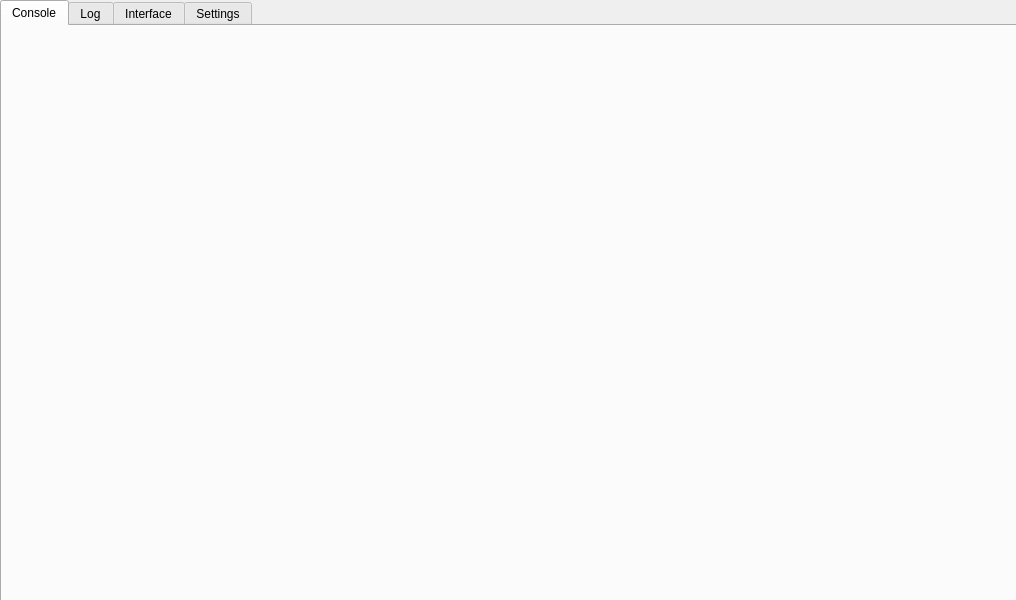
<?xml version="1.0" encoding="UTF-8"?>
<ui version="4.0">
 <class>MainWindow</class>
 <widget class="QMainWindow" name="MainWindow">
  <property name="geometry">
   <rect>
    <x>0</x>
    <y>0</y>
    <width>1016</width>
    <height>600</height>
   </rect>
  </property>
  <property name="windowTitle">
   <string>MainWindow</string>
  </property>
  <widget class="QWidget" name="centralwidget">
   <widget class="QTabWidget" name="ui_tabs">
    <property name="geometry">
     <rect>
      <x>0</x>
      <y>0</y>
      <width>1053</width>
      <height>799</height>
     </rect>
    </property>
    <property name="focusPolicy">
     <enum>Qt::NoFocus</enum>
    </property>
    <property name="currentIndex">
     <number>0</number>
    </property>
    <property name="movable">
     <bool>true</bool>
    </property>
    <widget class="QWidget" name="ui_console_tab_2">
     <property name="focusPolicy">
      <enum>Qt::TabFocus</enum>
     </property>
     <attribute name="icon">
      <iconset theme="utilities-terminal">
       <normaloff>../../../../../../../../../../../../../../../../../.designer/backup</normaloff>../../../../../../../../../../../../../../../../../.designer/backup</iconset>
     </attribute>
     <attribute name="title">
      <string>Console</string>
     </attribute>
     <layout class="QHBoxLayout" name="horizontalLayout_8">
      <item>
       <layout class="QVBoxLayout" name="ui_console_layout_2"/>
      </item>
     </layout>
    </widget>
    <widget class="QWidget" name="ui_log_tab_2">
     <property name="enabled">
      <bool>true</bool>
     </property>
     <attribute name="icon">
      <iconset theme="utilities-system-monitor">
       <normaloff>../../.designer/backup</normaloff>../../.designer/backup</iconset>
     </attribute>
     <attribute name="title">
      <string>Log</string>
     </attribute>
     <layout class="QGridLayout" name="gridLayout_3">
      <item row="2" column="0">
       <layout class="QHBoxLayout" name="horizontalLayout_12">
        <property name="rightMargin">
         <number>0</number>
        </property>
        <item>
         <widget class="QLabel" name="ui_log_gsed_lbl_2">
          <property name="text">
           <string>GSED Log</string>
          </property>
         </widget>
        </item>
        <item>
         <spacer name="horizontalSpacer_7">
          <property name="orientation">
           <enum>Qt::Horizontal</enum>
          </property>
          <property name="sizeHint" stdset="0">
           <size>
            <width>40</width>
            <height>20</height>
           </size>
          </property>
         </spacer>
        </item>
        <item>
         <widget class="QPushButton" name="ui_log_gsed_clear_all_2">
          <property name="text">
           <string>Clear All</string>
          </property>
         </widget>
        </item>
        <item>
         <widget class="QPushButton" name="ui_log_gsed_clear_2">
          <property name="sizePolicy">
           <sizepolicy hsizetype="Preferred" vsizetype="Fixed">
            <horstretch>0</horstretch>
            <verstretch>0</verstretch>
           </sizepolicy>
          </property>
          <property name="minimumSize">
           <size>
            <width>0</width>
            <height>0</height>
           </size>
          </property>
          <property name="text">
           <string>Clear</string>
          </property>
         </widget>
        </item>
       </layout>
      </item>
      <item row="3" column="0">
       <widget class="QPlainTextEdit" name="ui_log_gsed_edit_2">
        <property name="readOnly">
         <bool>true</bool>
        </property>
       </widget>
      </item>
     </layout>
    </widget>
    <widget class="QWidget" name="ui_interfaces_tab_2">
     <attribute name="icon">
      <iconset theme="network-wireless">
       <normaloff>../../.designer/backup</normaloff>../../.designer/backup</iconset>
     </attribute>
     <attribute name="title">
      <string>Interface</string>
     </attribute>
     <layout class="QGridLayout" name="gridLayout_11">
      <item row="0" column="0">
       <widget class="QGroupBox" name="ui_interfaces_devices_grp_2">
        <property name="sizePolicy">
         <sizepolicy hsizetype="MinimumExpanding" vsizetype="Preferred">
          <horstretch>2</horstretch>
          <verstretch>0</verstretch>
         </sizepolicy>
        </property>
        <property name="title">
         <string>Devices</string>
        </property>
        <layout class="QVBoxLayout" name="verticalLayout_18">
         <item>
          <widget class="QTableView" name="ui_interfaces_devices_tbl_2">
           <property name="selectionMode">
            <enum>QAbstractItemView::SingleSelection</enum>
           </property>
           <property name="selectionBehavior">
            <enum>QAbstractItemView::SelectRows</enum>
           </property>
           <attribute name="horizontalHeaderDefaultSectionSize">
            <number>150</number>
           </attribute>
           <attribute name="horizontalHeaderMinimumSectionSize">
            <number>100</number>
           </attribute>
           <attribute name="horizontalHeaderStretchLastSection">
            <bool>true</bool>
           </attribute>
           <attribute name="verticalHeaderStretchLastSection">
            <bool>false</bool>
           </attribute>
          </widget>
         </item>
         <item>
          <layout class="QHBoxLayout" name="ui_interfaces_devices_btn_layout_2">
           <item>
            <widget class="QPushButton" name="ui_interfaces_devices_btn_scan_2">
             <property name="text">
              <string>Scan</string>
             </property>
            </widget>
           </item>
           <item>
            <widget class="QPushButton" name="ui_interfaces_devices_btn_activate_2">
             <property name="text">
              <string>Activate/Deactivate</string>
             </property>
            </widget>
           </item>
           <item>
            <widget class="QPushButton" name="ui_interfaces_devices_btn_connect_send_2">
             <property name="text">
              <string>Connect/Disconnect Send</string>
             </property>
            </widget>
           </item>
           <item>
            <widget class="QPushButton" name="ui_interfaces_devices_btn_connect_recv_2">
             <property name="text">
              <string>Connect/Disconnect Recv</string>
             </property>
            </widget>
           </item>
          </layout>
         </item>
         <item>
          <widget class="QGroupBox" name="ui_interfaces_sending_kiss_grp_2">
           <property name="title">
            <string>Add Kiss Port Connection</string>
           </property>
           <layout class="QGridLayout" name="gridLayout_18">
            <item row="1" column="1">
             <widget class="QLineEdit" name="ui_interfaces_sending_kiss_edit_port_2">
              <property name="enabled">
               <bool>true</bool>
              </property>
              <property name="maximumSize">
               <size>
                <width>150</width>
                <height>16777215</height>
               </size>
              </property>
              <property name="text">
               <string>8100</string>
              </property>
              <property name="maxLength">
               <number>5</number>
              </property>
              <property name="frame">
               <bool>true</bool>
              </property>
              <property name="clearButtonEnabled">
               <bool>false</bool>
              </property>
             </widget>
            </item>
            <item row="1" column="2">
             <widget class="QPushButton" name="ui_interfaces_sending_kiss_btn_add_2">
              <property name="text">
               <string>Add</string>
              </property>
             </widget>
            </item>
            <item row="0" column="1">
             <widget class="QLabel" name="ui_interfaces_sending_kiss_lbl_port_2">
              <property name="maximumSize">
               <size>
                <width>150</width>
                <height>16777215</height>
               </size>
              </property>
              <property name="text">
               <string>Port Number</string>
              </property>
             </widget>
            </item>
            <item row="1" column="0">
             <widget class="QLineEdit" name="ui_interfaces_sending_kiss_edit_host_2">
              <property name="enabled">
               <bool>false</bool>
              </property>
              <property name="text">
               <string>localhost</string>
              </property>
             </widget>
            </item>
            <item row="0" column="0">
             <widget class="QLabel" name="ui_interfaces_sending_kiss_lbl_host_2">
              <property name="text">
               <string>Address/Hostname</string>
              </property>
             </widget>
            </item>
           </layout>
          </widget>
         </item>
        </layout>
       </widget>
      </item>
     </layout>
    </widget>
    <widget class="QWidget" name="ui_settings_tab_2">
     <attribute name="icon">
      <iconset theme="emblem-system">
       <normaloff>../../.designer/backup</normaloff>../../.designer/backup</iconset>
     </attribute>
     <attribute name="title">
      <string>Settings</string>
     </attribute>
     <layout class="QVBoxLayout" name="verticalLayout_19"/>
    </widget>
   </widget>
  </widget>
 </widget>
 <resources/>
 <connections/>
</ui>
